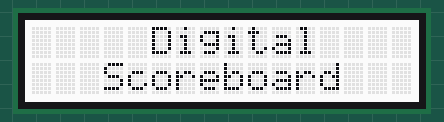
Simulated run of this sketch. Board: Arduino Mega 2560, built with avr-gcc and run on an emulated ATmega2560. Parts: 16×2 character LCD.

Above: at 0.1 s.
At 2.9 s:
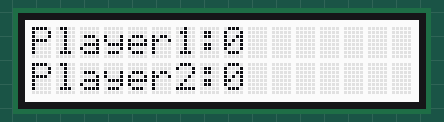

The sketch:

max32620fthr_code_for_2_players.ino
```cpp
/*
This is the code for the MAX32620FTHR for 2 players.
To modify it for more players, first make the change in the XMC2Go code, and here make more variables to hold and parse the score. Then display it as needed.
*/

#include <Wire.h>
#include "rgb_lcd.h"

int input;
int currentPlayer;
int score1 = 0;
int score2 = 0;

rgb_lcd lcd;

void setup()
{
  // set up the LCD's number of columns and rows:
  lcd.begin(16, 2);

  const int colorR = 255;
  const int colorG = 255;
  const int colorB = 255;

  Serial.begin(9600);
  Serial2.begin(9600);

  lcd.setRGB(colorR, colorG, colorB);
  lcd.setCursor(5, 0);
  lcd.print("Digital");
  lcd.setCursor(3, 1);
  lcd.print("Scoreboard");

  delay(1700);
}

void loop()
{

  input = Serial2.parseInt();
  if (input == 99999) {
    currentPlayer = Serial2.parseInt();
    score1 = Serial2.parseInt();
    score2 = Serial2.parseInt();
  }

  lcd.clear();
  lcd.setCursor(0, 0);
  lcd.print("Player1:");
  lcd.print(score1);
  lcd.setCursor(0, 1);
  lcd.print("Player2:");
  lcd.print(score2);

  switch (currentPlayer) {
    case 1:
      {
        lcd.setRGB(102, 178, 255);
        lcd.setCursor(13, 0);
        lcd.print("<=");
        break;
      }
    case 2:
      {
        lcd.setRGB(255, 102, 102);
        lcd.setCursor(13, 1);
        lcd.print("<=");
        break;
      }
  }
}
```
